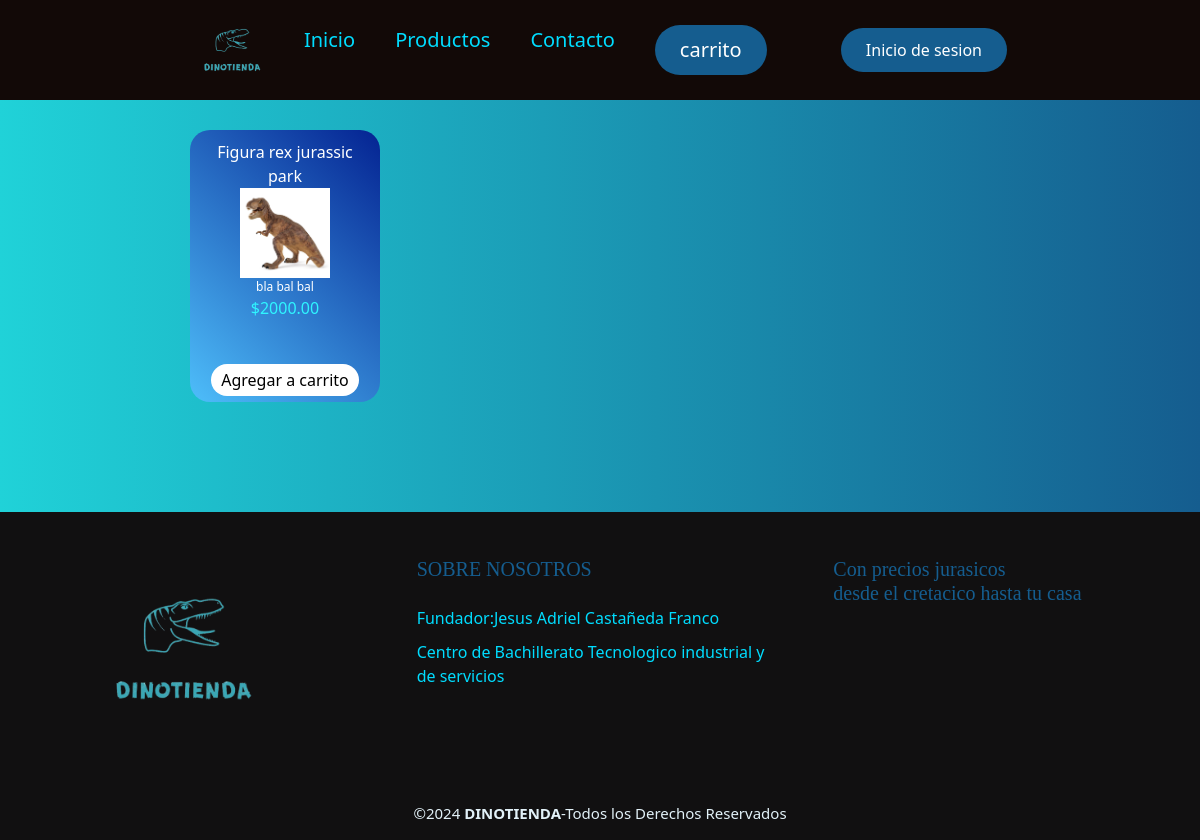
The app's page /Figuras.php with its own data.
### tables this page shows
CREATE TABLE `productos` (
  `id` int(11) NOT NULL,
  `categoria` varchar(100) NOT NULL,
  `nombre` varchar(100) NOT NULL,
  `id_prov` int(10) NOT NULL,
  `cantidad` int(10) NOT NULL,
  `precio` decimal(10,2) DEFAULT NULL,
  `descripcion` varchar(200) NOT NULL,
  `id_suc` int(12) NOT NULL,
  `imagen` varchar(50) NOT NULL
);

### Figuras.php (the view, shortened to what this page needs)
<!DOCTYPE html>
<html>
<head>
    <link rel="stylesheet" href="styles.css?v=1.0">
    <link href="https://cdn.jsdelivr.net/npm/bootstrap@5.3.3/dist/css/bootstrap.min.css" rel="stylesheet">
</head>
<body>
<header class="header">
        <div class="logo">
            <a href="index.php"><img src="img/logo1.png"></a>
        </div>
    <nav><ul class="nav">
            <li><a href="index.php">Inicio</a>
            <li><a href="Productos.php">Productos</a>
                <li><div class="boton-popup">
                <label style="color:#00ddff;" for="btn-popup">
                    Contacto
                </label>
            </div></li>
            <li><a href="carrito.php" class="btn-c"><button>carrito</button></a></li>
        </ul>
    </nav>
    <?php
        if (!isset($_SESSION['users'])) {
        echo '<a href="inicio.php" class="btn"><button>Inicio de sesion</button></a>';
        } else {
        echo '<p class="bienvenido">Bienvenid@, ' . htmlspecialchars($_SESSION['users']) . '</p>';
        echo '<p><br></p>';
        echo '<a href="cerrarsesion.php" class="btn"><button>Cerrar Sesión</button></a>';
    }?>
    </header>
    <div class="productos">
        <?php
        include("db.php");
        $categoria="Figuras";
        if($categoria=="Figuras"){
        $sql=$conn->query("SELECT *FROM productos WHERE categoria='$categoria'");
        while($datos=$sql->fetch_object()){?>
        <div class="ss">
        <div class="nombre-p"><?=htmlspecialchars($datos->nombre)?></div>
        <img src="<?=htmlspecialchars($datos->imagen)?>" alt="" class="imagen-p">
        <div class="desc"><?=htmlspecialchars($datos->descripcion)?></div>
        <div class="precio-p">$<?=htmlspecialchars($datos->precio)?></div><br>
        <div class="id-p">$<?=htmlspecialchars($datos->id)?></div><br>
        <a class="boton-cart" href='carrito.php?id=<?=htmlspecialchars($datos->id)?>'>Agregar a carrito</a>
        </div>
        <?php
        }
    }
        ?>
    </div>
    <footer class="pie-pagina" style="margin-top: 100px;">
    <div class="grupo-1">
        <div class="box">
            <figure>
                <a href="#">
                    <img src="img/logo1.png" alt="logo footer">
                </a>
            </figure>
        </div>
        <div class="box">
            <h2>SOBRE NOSOTROS</h2>
            <p>Fundador:Jesus Adriel Castañeda Franco</p>
            <p>Centro de Bachillerato Tecnologico industrial y de servicios</p>
        </div>
        <div class="box">
            <h2>Con precios jurasicos<br>desde el cretacico hasta tu casa</h2>
        </div>
    </div>
    <div class="grupo-2">
        <small>&copy;2024 <b>DINOTIENDA</b>-Todos los Derechos Reservados</small>
    </div>
    </footer>
</body>
</html>

### styles.css (style rules this page uses)
* { box-sizing: border-box; margin: 0; padding: 0; }
body { background: linear-gradient(to right, #20d2d8, #155d8f); }
.header { background-color: #120907; display: flex; justify-content: flex-start; align-items: center; height: 100px; padding: 5px 15%; margin-bottom: 20px; }
.header .logo { cursor: default; }
.header .logo img { height: 70px; width: auto; transition: all 0.3s; }
.header .nav { transition: 0.3s; list-style: none; }
.header .nav li { transition: 0.3s; display: inline-block; padding: 0 20px; color: #00ddff; }
.header .nav a { font-size: 20px; color: #00ddff; text-decoration: none; }
.header .nav .btn-c button, .header button { font-weight: 200; color: rgb(255, 255, 255); padding: 10px 25px; border: none; border-radius: 50px; }
.header .nav .btn-c button { background-color: #155d8f; }
.header button { background-color: #155d8f; }
.header .btn { margin-left: auto; }
h2 { font-family: "Yatra One", serif; }
.productos { display: flex; flex-wrap: wrap; justify-content: space-between; margin: 0 auto; margin-top: 20px; width: 70vw; }
.ss { width: calc(25% - 20px); margin: 10px; text-align: center; border-radius: 20px; background: linear-gradient(45deg, rgb(78, 190, 250), rgb(4, 35, 146)); padding: 10px; transition: 0.2s; }
@media screen and (max-width: 1200px) { .ss { width: calc(25% - 20px); } }
.ss .imagen-p { min-height:40px; max-height:90px; }
.ss .desc { font-size: 12px; }
.ss .boton-cart { bottom:10px; background-color: #ffffff; color: #000000; text-decoration: none; border-radius: 20px; padding: 5px 10px; transition: 0.3s; }
.ss .nombre-p { color: rgb(255, 255, 255); }
.ss .desc { color:white; }
.ss .precio-p { color: #2ff5ff; }
.boton-popup label { transition: all 300ms ease; font-size: 20px; color: #00a873; cursor: pointer; }
p { color:#ab8aff; }
label { cursor: pointer; }
.pie-pagina { margin-top: 20px; background-color: #111011; bottom: 0px; width: 100%; }
.pie-pagina .grupo-1 { width: 100%; max-width: 1200px; margin: auto; display: grid; grid-template-columns: repeat(3, 1fr); grid-gap: 50px; padding: 45px 0px; }
.pie-pagina .grupo-1 .box figure { width: 100%; height: 100%; display: flex; justify-content: center; align-items: center; }
.pie-pagina .grupo-1 .box img { width: 250px; }
.pie-pagina .grupo-1 .box h2 { color: #155d8f; margin-bottom: 25px; font-size: 20px; }
.pie-pagina .grupo-1 .box p { color: #00ddff; margin-bottom: 10px; }
.pie-pagina .grupo-2 { background-color: #111011; padding: 15px 10px; text-align: center; color: #e2f1f8; }
.pie-pagina .grupo-2 small { font-size: 15px; }

### records on screen
productos: nombre "Figura rex jurassic park", imagen (picture), descripcion "bla bal bal", precio "2000.00"
